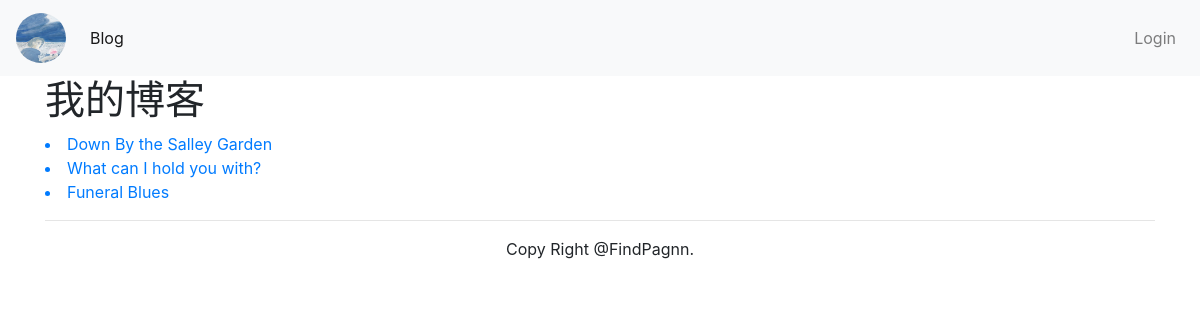
Screenshot of /blog/ with the database file from the repository.
### blog/models.py (models this page shows, shortened)
class BlogArticles(models.Model):
	title=models.CharField(max_length=30)
	author=models.ForeignKey(User,related_name='blog_posts')
	body=models.TextField()
	publish=models.DateTimeField(default=timezone.now)
	class Meta:
		ordering=('-publish',)

### blog/views.py (the view)
# urls.py: url(r'(?P<article_id>\d)/$', blog_content,name='blog_title'),
def blog_title(request):
	articles=BlogArticles.objects.all()
	return render(request,'blog/title.html',{'object_list':articles})

### templates/blog/title.html (shortened to what this page needs)
{% extends 'base.html' %}
{% block content %}
<div class='container'>
	<div class='row'>
		<div class='col-md-8 col-md-offset-2'>
			<h1>我的博客</h1>
			<div>
				{% for obj in object_list %}
					<a href='{{ obj.id }}'><li>{{ obj.title }}</li></a>
				{% endfor %}
			</div>
		</div>
	</div>
</div>
{% endblock content %}

### rows the page displays
BlogArticles: title "Down By the Salley Garden"
BlogArticles: title "What can I hold you with?"
BlogArticles: title "Funeral Blues"
